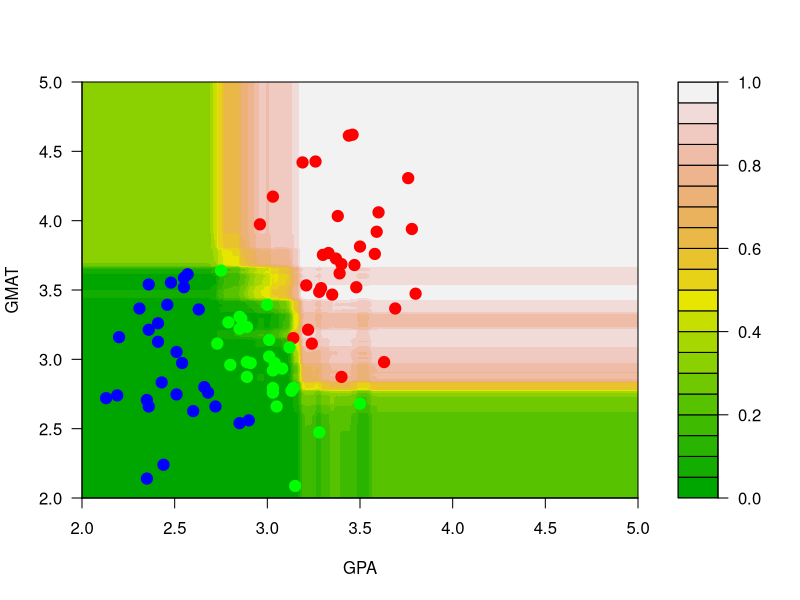
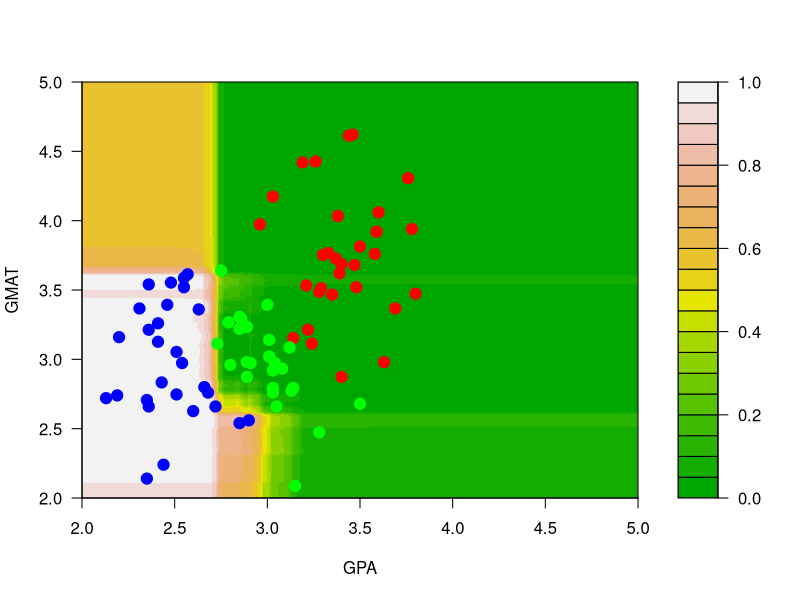
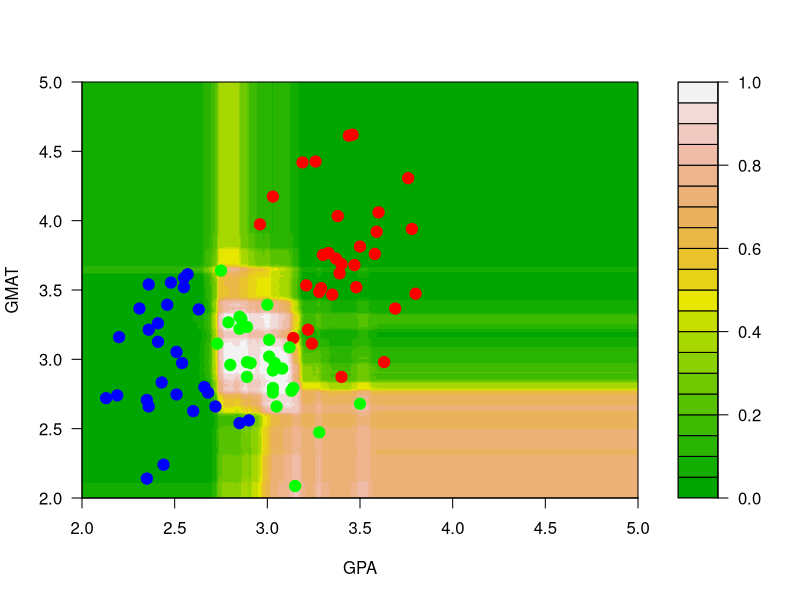
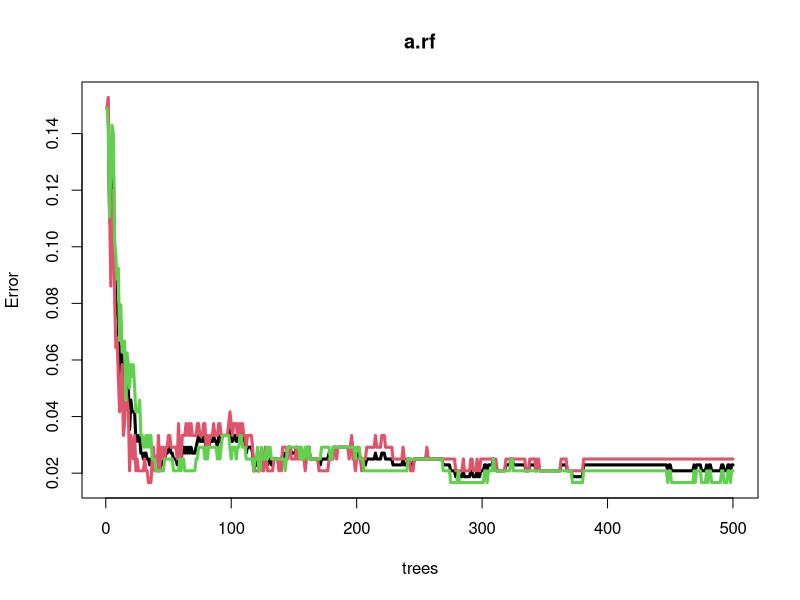
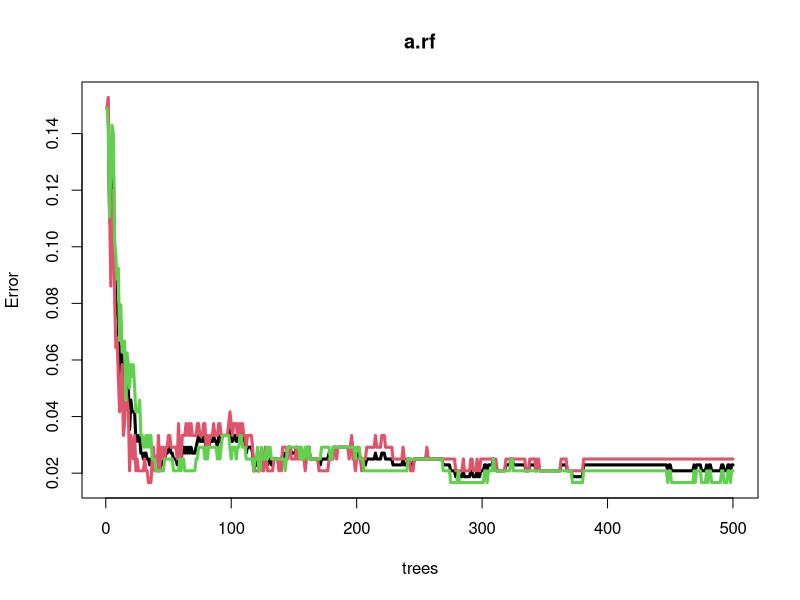
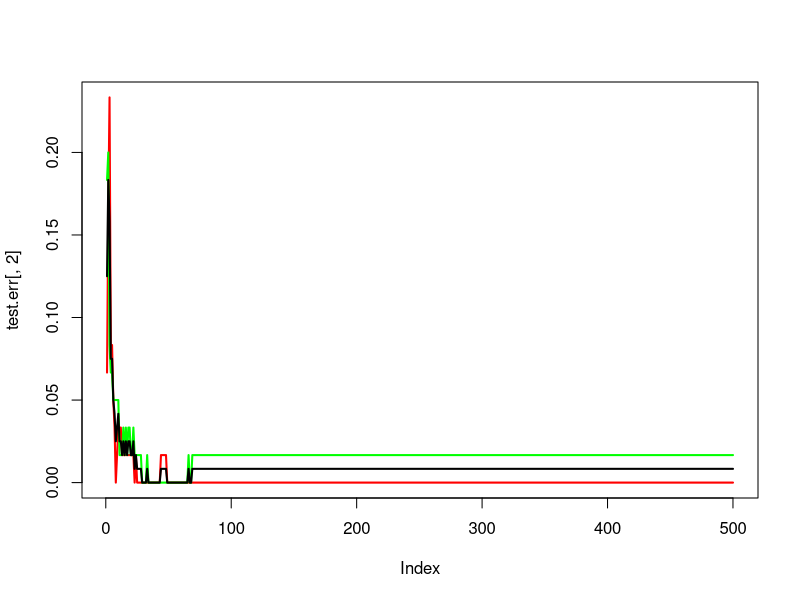
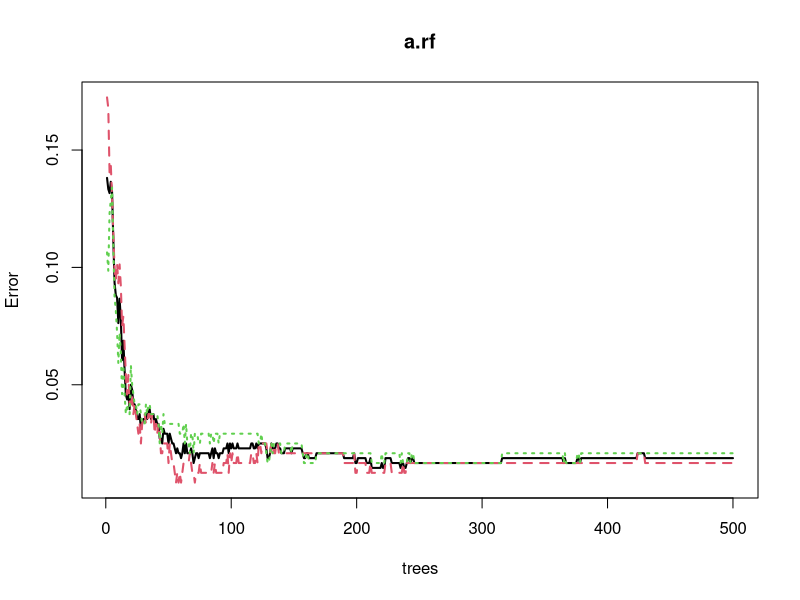
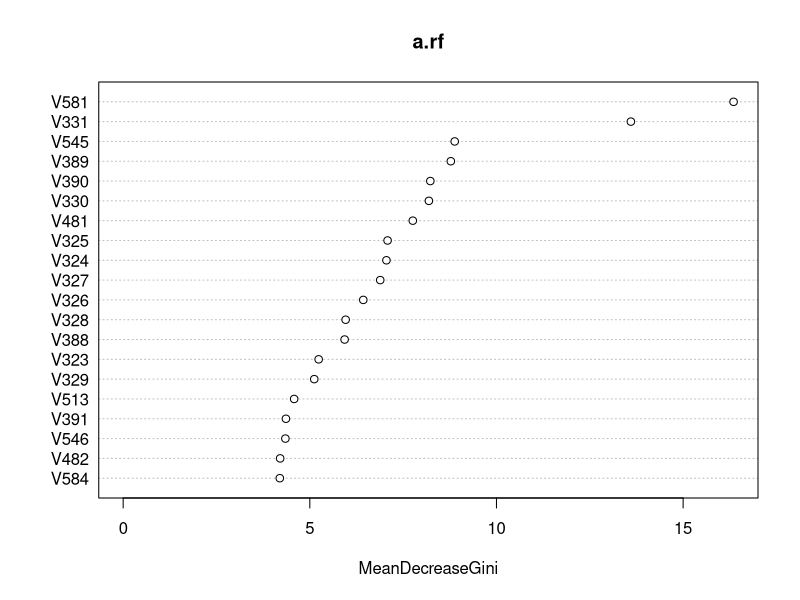

Reproduce these figures in R, in order.
## ---- chunk 1
mm <- read.table("data/T11-6.DAT", header = FALSE)
mm$V3 <- as.factor(mm$V3)
mm[, 2] <- mm[, 2] / 150
## ---- chunk 2
library(randomForest)
a.rf <- randomForest(V3 ~ V1 + V2, data = mm, ntree = 500)
## ---- chunk 3
aa <- seq(2, 5, length = 200)
bb <- seq(2, 5, length = 200)
dd <- expand.grid(aa, bb)
names(dd) <- names(mm)[1:2]
## ---- chunk 4
pp.rf <- predict(a.rf, newdata = dd, type = "prob")
filled.contour(aa, bb, matrix(pp.rf[, 1], 200, 200),
  col = terrain.colors(20),
  xlab = "GPA", ylab = "GMAT",
  plot.axes = {
    axis(1)
    axis(2)
  },
  panel.last = {
    points(mm[, -3],
      pch = 19, cex = 1.5,
      col = c("red", "blue", "green")[mm[, 3]]
    )
  }
)
## ---- chunk 5
filled.contour(aa, bb, matrix(pp.rf[, 2], 200, 200),
  col = terrain.colors(20),
  xlab = "GPA", ylab = "GMAT", plot.axes = {
    axis(1)
    axis(2)
  },
  panel.last = {
    points(mm[, -3],
      pch = 19, cex = 1.5,
      col = c("red", "blue", "green")[mm[, 3]]
    )
  }
)
filled.contour(aa, bb, matrix(pp.rf[, 3], 200, 200),
  col = terrain.colors(20), xlab = "GPA",
  ylab = "GMAT", plot.axes = {
    axis(1)
    axis(2)
  },
  panel.last = {
    points(mm[, -3], pch = 19, cex = 1.5, col = c("red", "blue", "green")[mm[, 3]])
  }
)
## ---- chunk 6
xtr <- read.table("data/isolet-train-c-z.data", sep = ",")
xte <- read.table("data/isolet-test-c-z.data", sep = ",")
xtr$V618 <- as.factor(xtr$V618)
xte$V618 <- as.factor(xte$V618)
## ---- chunk 7
library(randomForest)
set.seed(123)
(a.rf <- randomForest(V618 ~ ., data = xtr, ntree = 500))
## ---- chunk 8
p.rf <- predict(a.rf, newdata = xte, type = "response")
table(p.rf, xte$V618)
## ---- chunk 9
plot(a.rf, lwd = 3, lty = 1)
## ---- chunk 10
xtr <- read.table("data/isolet-train-c-z.data", sep = ",")
xte <- read.table("data/isolet-test-c-z.data", sep = ",")
xtr$V618 <- as.factor(xtr$V618)
xte$V618 <- as.factor(xte$V618)
## ---- chunk 11
library(randomForest)
set.seed(123)
a.rf <- randomForest(V618 ~ ., data = xtr, ntree = 500)
p.rf <- predict(a.rf, newdata = xte, type = "response")
table(p.rf, xte$V618)
## ---- chunk 12
plot(a.rf, lwd = 3, lty = 1)
a.rf
## ---- chunk 13
x.train <- model.matrix(V618 ~ ., data = xtr)
y.train <- xtr$V618
x.test <- model.matrix(V618 ~ ., data = xte)
y.test <- xte$V618
set.seed(123)
a.rf <- randomForest(x = x.train, y = y.train, xtest = x.test, ytest = y.test, ntree = 500)
test.err <- a.rf$test$err.rate
ma <- max(c(test.err))
plot(test.err[, 2], lwd = 2, lty = 1, col = "red", type = "l", ylim = c(0, max(c(0, ma))))
lines(test.err[, 3], lwd = 2, lty = 1, col = "green")
lines(test.err[, 1], lwd = 2, lty = 1, col = "black")
## ---- chunk 14
plot(a.rf, lwd = 2)
## ---- chunk 15
varImpPlot(a.rf, n.var = 20)
## ---- chunk 16
library(class)
u1 <- knn(train = xtr[, -618], test = xte[, -618], cl = xtr[, 618], k = 1)
table(u1, xte$V618)

u5 <- knn(train = xtr[, -618], test = xte[, -618], cl = xtr[, 618], k = 5)
table(u5, xte$V618)

u10 <- knn(train = xtr[, -618], test = xte[, -618], cl = xtr[, 618], k = 10)
table(u10, xte$V618)

u20 <- knn(train = xtr[, -618], test = xte[, -618], cl = xtr[, 618], k = 20)
table(u20, xte$V618)

u50 <- knn(train = xtr[, -618], test = xte[, -618], cl = xtr[, 618], k = 50)
table(u50, xte$V618)
## ---- chunk 17
xtr$V619 <- as.numeric(xtr$V618 == 3)
d.glm <- glm(V619 ~ . - V618, data = xtr, family = binomial)
pr.glm <- as.numeric(predict(d.glm, newdata = xte, type = "response") > 0.5)
table(pr.glm, xte$V618)
## ---- chunk 18
library(MASS)
xtr$V619 <- NULL
d.lda <- lda(V618 ~ ., data = xtr)
pr.lda <- predict(d.lda, newdata = xte)$class
table(pr.lda, xte$V618)
## ---- chunk 19
library(rpart)
my.c <- rpart.control(minsplit = 5, cp = 1e-8, xval = 10)
set.seed(987)
a.tree <- rpart(V618 ~ ., data = xtr, method = "class", parms = list(split = "information"), control = my.c)
cp <- a.tree$cptable[which.min(a.tree$cptable[, "xerror"]), "CP"]
a.tp <- prune(a.tree, cp = cp)
p.t <- predict(a.tp, newdata = xte, type = "vector")
table(p.t, xte$V618)
## ---- chunk 20
set.seed(987)
a2.tree <- rpart(V618 ~ ., data = xtr, method = "class", parms = list(split = "information"))
p2.t <- predict(a2.tree, newdata = xte, type = "vector")
table(p2.t, xte$V618)
